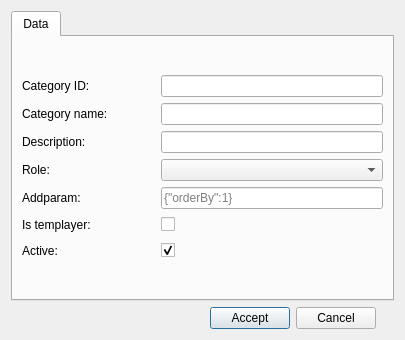
<?xml version="1.0" encoding="UTF-8"?>
<ui version="4.0">
 <class>dlg_style</class>
 <widget class="QDialog" name="dlg_style">
  <property name="geometry">
   <rect>
    <x>0</x>
    <y>0</y>
    <width>405</width>
    <height>340</height>
   </rect>
  </property>
  <property name="windowTitle">
   <string>Add category</string>
  </property>
  <layout class="QGridLayout" name="gridLayout">
   <item row="0" column="0" colspan="4">
    <widget class="QTabWidget" name="mainTab">
     <property name="currentIndex">
      <number>0</number>
     </property>
     <widget class="QWidget" name="tab_del_feature">
      <attribute name="title">
       <string>Data</string>
      </attribute>
      <layout class="QGridLayout" name="gridLayout_2">
       <item row="5" column="1">
        <layout class="QGridLayout" name="gridLayout_4">
         <item row="1" column="0">
          <widget class="QLabel" name="lbl_cat_name">
           <property name="sizePolicy">
            <sizepolicy hsizetype="Preferred" vsizetype="Preferred">
             <horstretch>0</horstretch>
             <verstretch>0</verstretch>
            </sizepolicy>
           </property>
           <property name="text">
            <string>Category name: </string>
           </property>
          </widget>
         </item>
         <item row="0" column="0">
          <widget class="QLabel" name="lbl_cat_id">
           <property name="sizePolicy">
            <sizepolicy hsizetype="Fixed" vsizetype="Preferred">
             <horstretch>0</horstretch>
             <verstretch>0</verstretch>
            </sizepolicy>
           </property>
           <property name="text">
            <string>Category ID: </string>
           </property>
          </widget>
         </item>
         <item row="1" column="3">
          <widget class="QLineEdit" name="idval"/>
         </item>
         <item row="2" column="3">
          <widget class="QLineEdit" name="descript"/>
         </item>
         <item row="0" column="1">
          <spacer name="horizontalSpacer_3">
           <property name="orientation">
            <enum>Qt::Horizontal</enum>
           </property>
           <property name="sizeType">
            <enum>QSizePolicy::Fixed</enum>
           </property>
           <property name="sizeHint" stdset="0">
            <size>
             <width>44</width>
             <height>20</height>
            </size>
           </property>
          </spacer>
         </item>
         <item row="3" column="1">
          <spacer name="horizontalSpacer_6">
           <property name="orientation">
            <enum>Qt::Horizontal</enum>
           </property>
           <property name="sizeType">
            <enum>QSizePolicy::Fixed</enum>
           </property>
           <property name="sizeHint" stdset="0">
            <size>
             <width>44</width>
             <height>20</height>
            </size>
           </property>
          </spacer>
         </item>
         <item row="3" column="3">
          <widget class="QComboBox" name="sys_role"/>
         </item>
         <item row="1" column="1">
          <spacer name="horizontalSpacer_4">
           <property name="orientation">
            <enum>Qt::Horizontal</enum>
           </property>
           <property name="sizeType">
            <enum>QSizePolicy::Fixed</enum>
           </property>
           <property name="sizeHint" stdset="0">
            <size>
             <width>44</width>
             <height>20</height>
            </size>
           </property>
          </spacer>
         </item>
         <item row="2" column="0">
          <widget class="QLabel" name="lbl_descript">
           <property name="text">
            <string>Description: </string>
           </property>
          </widget>
         </item>
         <item row="2" column="1">
          <spacer name="horizontalSpacer_5">
           <property name="orientation">
            <enum>Qt::Horizontal</enum>
           </property>
           <property name="sizeType">
            <enum>QSizePolicy::Fixed</enum>
           </property>
           <property name="sizeHint" stdset="0">
            <size>
             <width>44</width>
             <height>20</height>
            </size>
           </property>
          </spacer>
         </item>
         <item row="3" column="0">
          <widget class="QLabel" name="lbl_role">
           <property name="text">
            <string>Role: </string>
           </property>
          </widget>
         </item>
         <item row="0" column="3">
          <widget class="QLineEdit" name="feature_id">
           <property name="readOnly">
            <bool>true</bool>
           </property>
          </widget>
         </item>
         <item row="4" column="0">
          <widget class="QLabel" name="lbl_addparam">
           <property name="text">
            <string>Addparam: </string>
           </property>
          </widget>
         </item>
         <item row="4" column="1">
          <spacer name="horizontalSpacer_7">
           <property name="orientation">
            <enum>Qt::Horizontal</enum>
           </property>
           <property name="sizeType">
            <enum>QSizePolicy::Fixed</enum>
           </property>
           <property name="sizeHint" stdset="0">
            <size>
             <width>44</width>
             <height>20</height>
            </size>
           </property>
          </spacer>
         </item>
         <item row="4" column="3">
          <widget class="QLineEdit" name="addparam">
           <property name="placeholderText">
            <string>{"orderBy":1}</string>
           </property>
          </widget>
         </item>
         <item row="5" column="0">
          <widget class="QLabel" name="lbl_is_templayer">
           <property name="text">
            <string>Is templayer: </string>
           </property>
          </widget>
         </item>
         <item row="5" column="1">
          <spacer name="horizontalSpacer_8">
           <property name="orientation">
            <enum>Qt::Horizontal</enum>
           </property>
           <property name="sizeType">
            <enum>QSizePolicy::Fixed</enum>
           </property>
           <property name="sizeHint" stdset="0">
            <size>
             <width>44</width>
             <height>20</height>
            </size>
           </property>
          </spacer>
         </item>
         <item row="5" column="3">
          <widget class="QCheckBox" name="is_templayer">
           <property name="text">
            <string/>
           </property>
          </widget>
         </item>
         <item row="6" column="0">
          <widget class="QLabel" name="lbl_active">
           <property name="text">
            <string>Active: </string>
           </property>
          </widget>
         </item>
         <item row="6" column="1">
          <spacer name="horizontalSpacer_9">
           <property name="orientation">
            <enum>Qt::Horizontal</enum>
           </property>
           <property name="sizeType">
            <enum>QSizePolicy::Fixed</enum>
           </property>
           <property name="sizeHint" stdset="0">
            <size>
             <width>44</width>
             <height>20</height>
            </size>
           </property>
          </spacer>
         </item>
         <item row="6" column="3">
          <widget class="QCheckBox" name="active">
           <property name="text">
            <string/>
           </property>
           <property name="checked">
            <bool>true</bool>
           </property>
          </widget>
         </item>
        </layout>
       </item>
      </layout>
     </widget>
    </widget>
   </item>
   <item row="2" column="0">
    <layout class="QGridLayout" name="lyt_buttons">
     <property name="topMargin">
      <number>0</number>
     </property>
     <item row="0" column="1">
      <widget class="QPushButton" name="btn_add">
       <property name="text">
        <string>Accept</string>
       </property>
      </widget>
     </item>
     <item row="0" column="0">
      <spacer name="horizontalSpacer">
       <property name="orientation">
        <enum>Qt::Horizontal</enum>
       </property>
       <property name="sizeHint" stdset="0">
        <size>
         <width>40</width>
         <height>20</height>
        </size>
       </property>
      </spacer>
     </item>
     <item row="0" column="2">
      <widget class="QPushButton" name="btn_cancel">
       <property name="text">
        <string>Cancel</string>
       </property>
      </widget>
     </item>
    </layout>
   </item>
  </layout>
 </widget>
 <tabstops>
  <tabstop>mainTab</tabstop>
  <tabstop>feature_id</tabstop>
  <tabstop>idval</tabstop>
  <tabstop>descript</tabstop>
  <tabstop>sys_role</tabstop>
  <tabstop>addparam</tabstop>
  <tabstop>is_templayer</tabstop>
  <tabstop>active</tabstop>
 </tabstops>
 <resources/>
 <connections/>
</ui>
